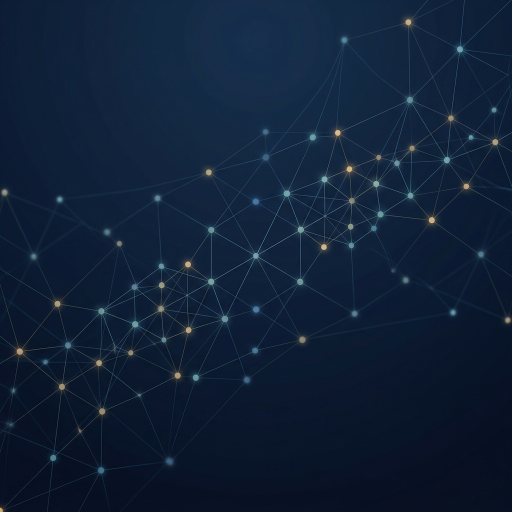
#> input picture docs/assets/hero-bg.png, 1024 x 1024 px (shown at 1/2 size)
$ python optimize-images.py
#> lines starting #> are read from the running program, lines starting #| are printed output that depends on the picture
#!/usr/bin/env python3
"""Optimize hero-bg image and generate favicon set for CDPN.

Run:  python3 scripts/optimize-images.py
"""
from PIL import Image
import cairosvg
import io
from pathlib import Path

ROOT = Path(__file__).resolve().parent.parent
ASSETS = ROOT / 'docs' / 'assets'
DOCS = ROOT / 'docs'


def svg_to_png(svg_path, size, dark_bg=(10, 14, 26)):
    """Render SVG to PNG via cairosvg, then composite onto dark bg."""
    png_bytes = cairosvg.svg2png(
        url=str(svg_path),
        output_width=size,
        output_height=size
    )
    img = Image.open(io.BytesIO(png_bytes)).convert('RGBA')
    canvas = Image.new('RGB', (size, size), dark_bg)
    canvas.paste(img, (0, 0), img)
    return canvas

# --- 1. Hero background (was misnamed .png; actually JPEG) ---
hero_src = ASSETS / 'hero-bg.png'
hero_jpg = ASSETS / 'hero-bg.jpg'
hero_webp = ASSETS / 'hero-bg.webp'
hero_thumb = ASSETS / 'hero-bg-thumb.webp'

print('Processing hero-bg...')
img = Image.open(hero_src)
#> img is the input picture: PIL image 1024x1024 RGB; mean R, G, B 15.8, 31.9, 54.5
print(f'  source: {img.size} {img.mode}')
#|   source: (1024, 1024) RGB

# Convert to RGB (drop alpha if any) and save as JPG
img_rgb = img.convert('RGB')

# Save optimized JPG (progressive, quality 80)
img_rgb.save(hero_jpg, 'JPEG', quality=80, optimize=True, progressive=True)
print(f'  → {hero_jpg.name} ({hero_jpg.stat().st_size//1024} KB)')

# Save as WebP (much smaller)
img_rgb.save(hero_webp, 'WEBP', quality=82, method=6)
print(f'  → {hero_webp.name} ({hero_webp.stat().st_size//1024} KB)')

# Small thumbnail for mobile / lazy load placeholder
img_thumb = img_rgb.copy()
img_thumb.thumbnail((600, 600))
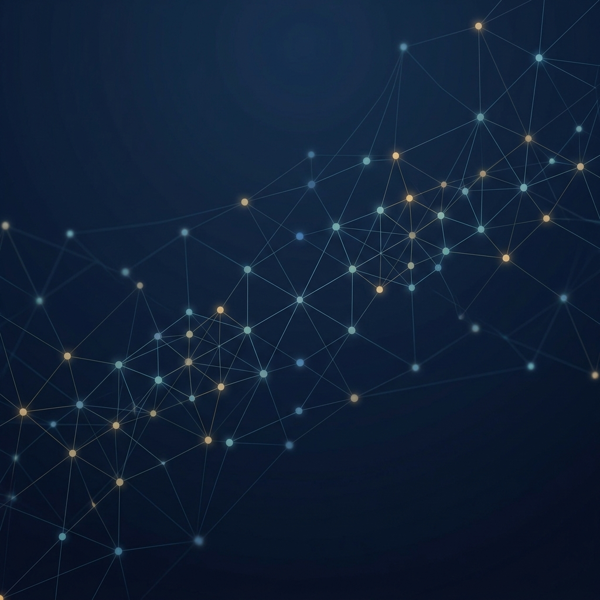
#> img_thumb: PIL image 600x600 RGB; mean R, G, B 15.8, 31.9, 54.5
img_thumb.save(hero_thumb, 'WEBP', quality=70, method=6)
print(f'  → {hero_thumb.name} ({hero_thumb.stat().st_size//1024} KB)')

# --- 2. Favicons from SVG master ---
import shutil, subprocess

favicon_svg = DOCS / 'favicon.svg'
favicons = ASSETS / 'icons'
favicons.mkdir(exist_ok=True)

print('Generating favicon set...')
svg_img_512 = svg_to_png(favicon_svg, 512)
#> (the run stopped early here; a loop or call above may not have finished)
